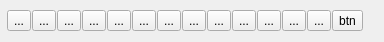
<?xml version="1.0" encoding="UTF-8"?>
<ui version="4.0">
 <class>QKxDesktopToolForm</class>
 <widget class="QWidget" name="QKxDesktopToolForm">
  <property name="geometry">
   <rect>
    <x>0</x>
    <y>0</y>
    <width>384</width>
    <height>42</height>
   </rect>
  </property>
  <property name="windowTitle">
   <string>Form</string>
  </property>
  <layout class="QHBoxLayout" name="horizontalLayout">
   <property name="spacing">
    <number>0</number>
   </property>
   <property name="leftMargin">
    <number>6</number>
   </property>
   <property name="topMargin">
    <number>6</number>
   </property>
   <property name="rightMargin">
    <number>6</number>
   </property>
   <property name="bottomMargin">
    <number>6</number>
   </property>
   <item>
    <widget class="QToolButton" name="btnFullScreen">
     <property name="text">
      <string>...</string>
     </property>
     <property name="icon">
      <iconset resource="feidesk.qrc">
       <normaloff>:/resource/skin/fullscreen.png</normaloff>:/resource/skin/fullscreen.png</iconset>
     </property>
     <property name="iconSize">
      <size>
       <width>24</width>
       <height>24</height>
      </size>
     </property>
    </widget>
   </item>
   <item>
    <widget class="QToolButton" name="btnExitFull">
     <property name="text">
      <string>...</string>
     </property>
     <property name="icon">
      <iconset resource="feidesk.qrc">
       <normaloff>:/resource/skin/exitfull.png</normaloff>:/resource/skin/exitfull.png</iconset>
     </property>
     <property name="iconSize">
      <size>
       <width>24</width>
       <height>24</height>
      </size>
     </property>
    </widget>
   </item>
   <item>
    <widget class="QToolButton" name="btnMinimize">
     <property name="text">
      <string>...</string>
     </property>
     <property name="icon">
      <iconset resource="feidesk.qrc">
       <normaloff>:/resource/skin/minize2.png</normaloff>:/resource/skin/minize2.png</iconset>
     </property>
     <property name="iconSize">
      <size>
       <width>24</width>
       <height>24</height>
      </size>
     </property>
    </widget>
   </item>
   <item>
    <widget class="QToolButton" name="btnNextRatio">
     <property name="text">
      <string>...</string>
     </property>
     <property name="icon">
      <iconset resource="feidesk.qrc">
       <normaloff>:/resource/skin/scroll.png</normaloff>:/resource/skin/scroll.png</iconset>
     </property>
     <property name="iconSize">
      <size>
       <width>24</width>
       <height>24</height>
      </size>
     </property>
    </widget>
   </item>
   <item>
    <widget class="QToolButton" name="btnQuality">
     <property name="text">
      <string>...</string>
     </property>
     <property name="icon">
      <iconset resource="feidesk.qrc">
       <normaloff>:/resource/skin/signal.png</normaloff>:/resource/skin/signal.png</iconset>
     </property>
     <property name="iconSize">
      <size>
       <width>24</width>
       <height>24</height>
      </size>
     </property>
    </widget>
   </item>
   <item>
    <widget class="QToolButton" name="btnAudioOn">
     <property name="text">
      <string>...</string>
     </property>
     <property name="icon">
      <iconset resource="feidesk.qrc">
       <normaloff>:/resource/skin/audio_on.png</normaloff>:/resource/skin/audio_on.png</iconset>
     </property>
     <property name="iconSize">
      <size>
       <width>24</width>
       <height>24</height>
      </size>
     </property>
    </widget>
   </item>
   <item>
    <widget class="QToolButton" name="btnAudioOff">
     <property name="text">
      <string>...</string>
     </property>
     <property name="icon">
      <iconset resource="feidesk.qrc">
       <normaloff>:/resource/skin/audio_off.png</normaloff>:/resource/skin/audio_off.png</iconset>
     </property>
     <property name="iconSize">
      <size>
       <width>24</width>
       <height>24</height>
      </size>
     </property>
    </widget>
   </item>
   <item>
    <widget class="QToolButton" name="btnFtp">
     <property name="text">
      <string>...</string>
     </property>
     <property name="icon">
      <iconset resource="feidesk.qrc">
       <normaloff>:/resource/skin/ftp3.png</normaloff>:/resource/skin/ftp3.png</iconset>
     </property>
     <property name="iconSize">
      <size>
       <width>24</width>
       <height>24</height>
      </size>
     </property>
    </widget>
   </item>
   <item>
    <widget class="QToolButton" name="btnPrivacyOn">
     <property name="text">
      <string>...</string>
     </property>
     <property name="icon">
      <iconset resource="feidesk.qrc">
       <normaloff>:/resource/skin/privacy_on.png</normaloff>:/resource/skin/privacy_on.png</iconset>
     </property>
     <property name="iconSize">
      <size>
       <width>24</width>
       <height>24</height>
      </size>
     </property>
    </widget>
   </item>
   <item>
    <widget class="QToolButton" name="btnPrivacyOff">
     <property name="text">
      <string>...</string>
     </property>
     <property name="icon">
      <iconset resource="feidesk.qrc">
       <normaloff>:/resource/skin/privacy_off.png</normaloff>:/resource/skin/privacy_off.png</iconset>
     </property>
     <property name="iconSize">
      <size>
       <width>24</width>
       <height>24</height>
      </size>
     </property>
    </widget>
   </item>
   <item>
    <widget class="QToolButton" name="btnLock">
     <property name="text">
      <string>...</string>
     </property>
     <property name="icon">
      <iconset resource="feidesk.qrc">
       <normaloff>:/resource/skin/lock2.png</normaloff>:/resource/skin/lock2.png</iconset>
     </property>
     <property name="iconSize">
      <size>
       <width>24</width>
       <height>24</height>
      </size>
     </property>
    </widget>
   </item>
   <item>
    <widget class="QToolButton" name="btnBlack">
     <property name="text">
      <string>...</string>
     </property>
     <property name="icon">
      <iconset resource="feidesk.qrc">
       <normaloff>:/resource/skin/wallpaper.png</normaloff>:/resource/skin/wallpaper.png</iconset>
     </property>
     <property name="iconSize">
      <size>
       <width>24</width>
       <height>24</height>
      </size>
     </property>
    </widget>
   </item>
   <item>
    <widget class="QToolButton" name="btnNextScreen">
     <property name="text">
      <string>...</string>
     </property>
     <property name="icon">
      <iconset resource="feidesk.qrc">
       <normaloff>:/resource/skin/screen.png</normaloff>:/resource/skin/screen.png</iconset>
     </property>
     <property name="iconSize">
      <size>
       <width>24</width>
       <height>24</height>
      </size>
     </property>
    </widget>
   </item>
   <item>
    <widget class="QToolButton" name="btnClose">
     <property name="text">
      <string>btn</string>
     </property>
     <property name="icon">
      <iconset resource="feidesk.qrc">
       <normaloff>:/resource/skin/stop.png</normaloff>:/resource/skin/stop.png</iconset>
     </property>
     <property name="iconSize">
      <size>
       <width>24</width>
       <height>24</height>
      </size>
     </property>
    </widget>
   </item>
  </layout>
 </widget>
 <resources>
  <include location="feidesk.qrc"/>
 </resources>
 <connections/>
</ui>
